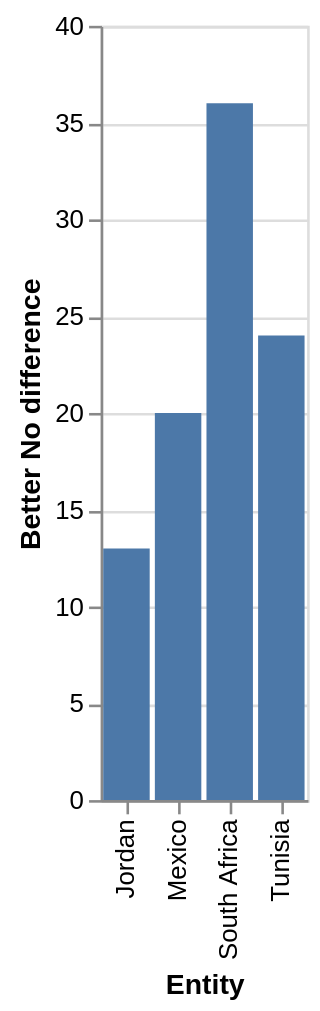

Specify this chart in Vega-Lite:
### Vega-Lite specification from a JSON file in a GitHub repository (floating-point values rounded to 4 significant figures)
{"$schema": "https://vega.github.io/schema/vega-lite/v5.json", "description": "Bar chart auto-generated from CSV", "data": {"values": [{"Entity": "Lebanon", "Better No difference": "nan", "No difference": "75.0", "Worse": "0.0"}, {"Entity": "Jordan", "Better No difference": "13.0", "No difference": "nan", "Worse": "0.0"}, {"Entity": "Mexico", "Better No difference": "20.0", "No difference": "55.0", "Worse": "22.0"}, {"Entity": "Tunisia", "Better No difference": "24.0", "No difference": "36.0", "Worse": "0.0"}, {"Entity": "South Africa", "Better No difference": "36.0", "No difference": "33.0", "Worse": "0.0"}, {"Entity": "Venezuela", "Better No difference": "nan", "No difference": "nan", "Worse": "nan"}]}, "mark": "bar", "encoding": {"x": {"field": "Entity", "type": "ordinal"}, "y": {"field": "Better No difference", "type": "quantitative"}}}
